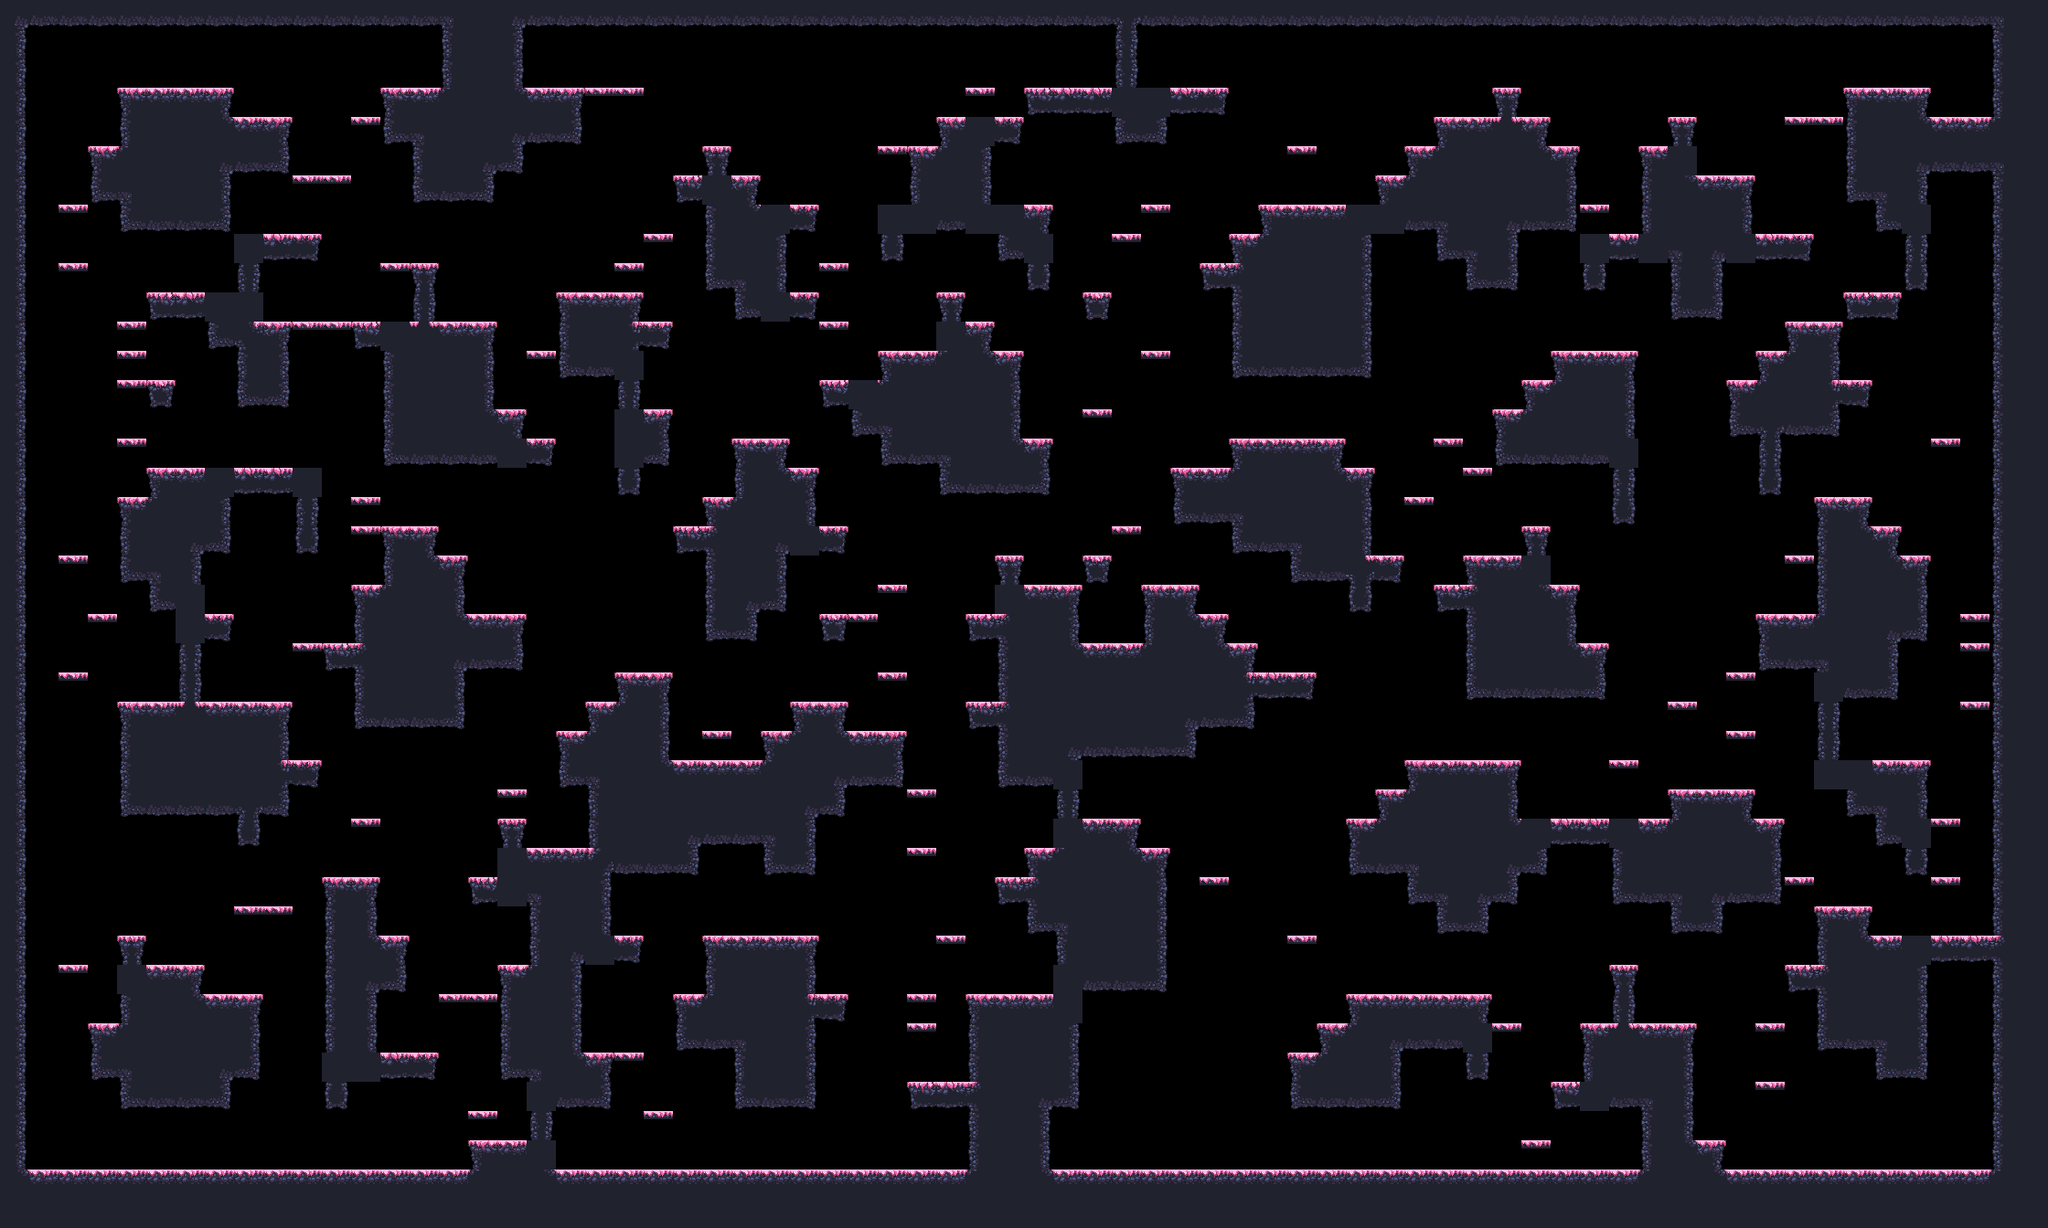

A 2D game scene composited from a Tiled map and its tileset images. What follows is a short description and the map's XML, with each tile layer's data collapsed to a summary:
An orthogonal 70x42 tile map with 32x32 px tiles, 1 tile layer (main) and 17 objects (9x spawn, spawnPlayer0, spawnCrown0, spawnPlayer1, spawnCrown1, ...).

<map compressionlevel="0" height="42" infinite="0" nextlayerid="3" nextobjectid="4" orientation="orthogonal" renderorder="right-down" tiledversion="1.3.2" tileheight="32" tilewidth="32" version="1.2" width="70">
 <tileset firstgid="1" source="forest_spring_tile_set.tsx" />
 <layer height="42" id="1" name="main" width="70">
  <data>[2940 cells, 1308 non-empty, 28 distinct tile ids]</data>
 </layer>
 <objectgroup id="2" name="objects"><object id="1" name="spawnPlayer0" x="352" y="208.0" /><object id="2" name="spawnCrown0" x="288" y="80.0" /><object id="3" name="spawnPlayer1" x="1920" y="144.0" /><object id="4" name="spawnCrown1" x="1888" y="144.0" /><object id="5" name="spawnPlayer2" x="288" y="1232.0" /><object id="6" name="spawnCrown2" x="96" y="1232.0" /><object id="7" name="spawnPlayer3" x="2112" y="1232.0" /><object id="8" name="spawnCrown3" x="2080" y="1232.0" /><object id="9" name="spawn" x="736" y="144.0" /><object id="10" name="spawn" x="1280" y="880.0" /><object id="11" name="spawn" x="320" y="80.0" /><object id="12" name="spawn" x="288" y="1040.0" /><object id="13" name="spawn" x="1856" y="816.0" /><object id="14" name="spawn" x="800" y="112.0" /><object id="15" name="spawn" x="512" y="1200.0" /><object id="16" name="spawn" x="1216" y="1232.0" /><object id="17" name="spawn" x="1888" y="816.0" /></objectgroup></map>
